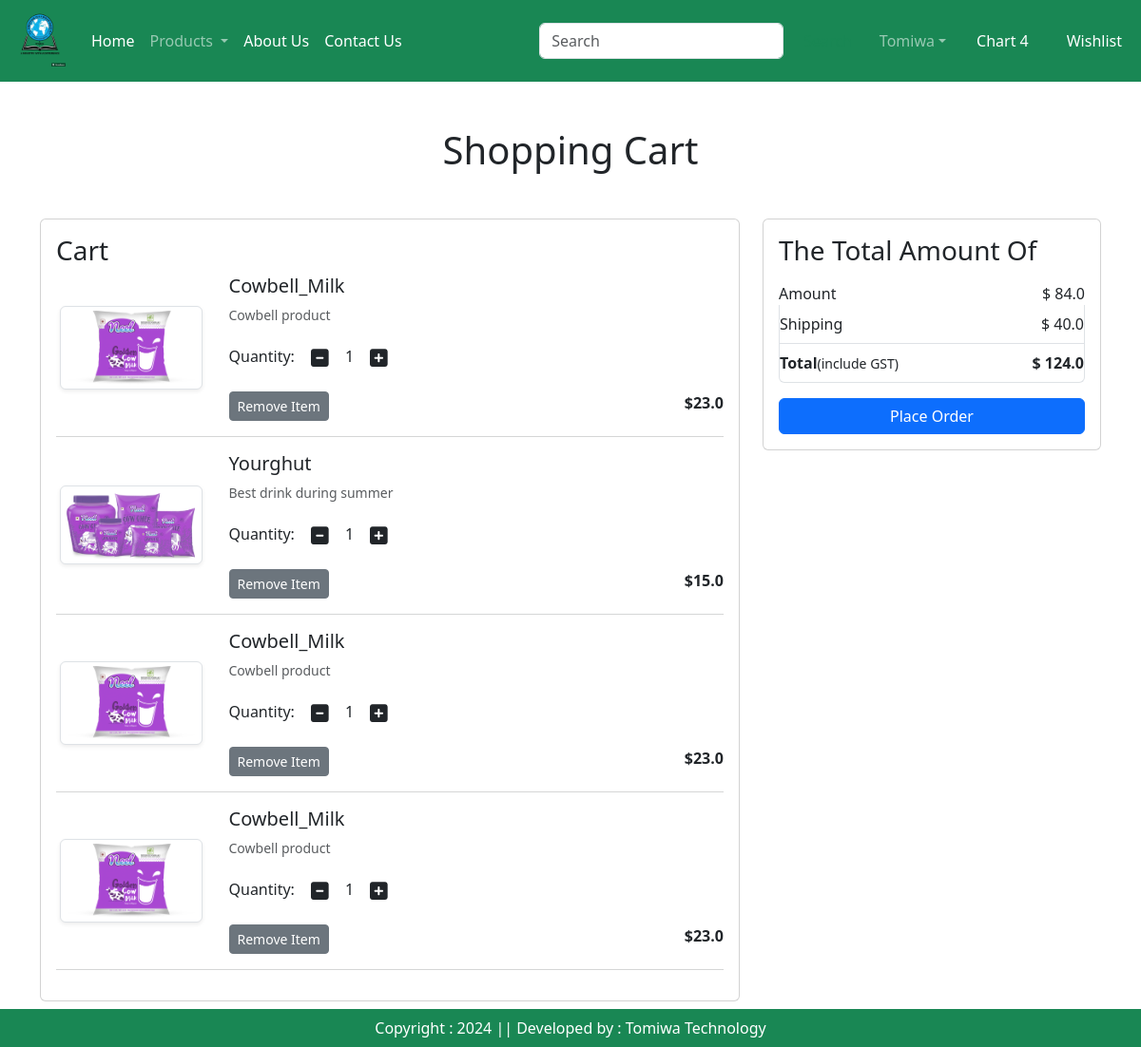
The app's page /cart/ (signed in), older data.
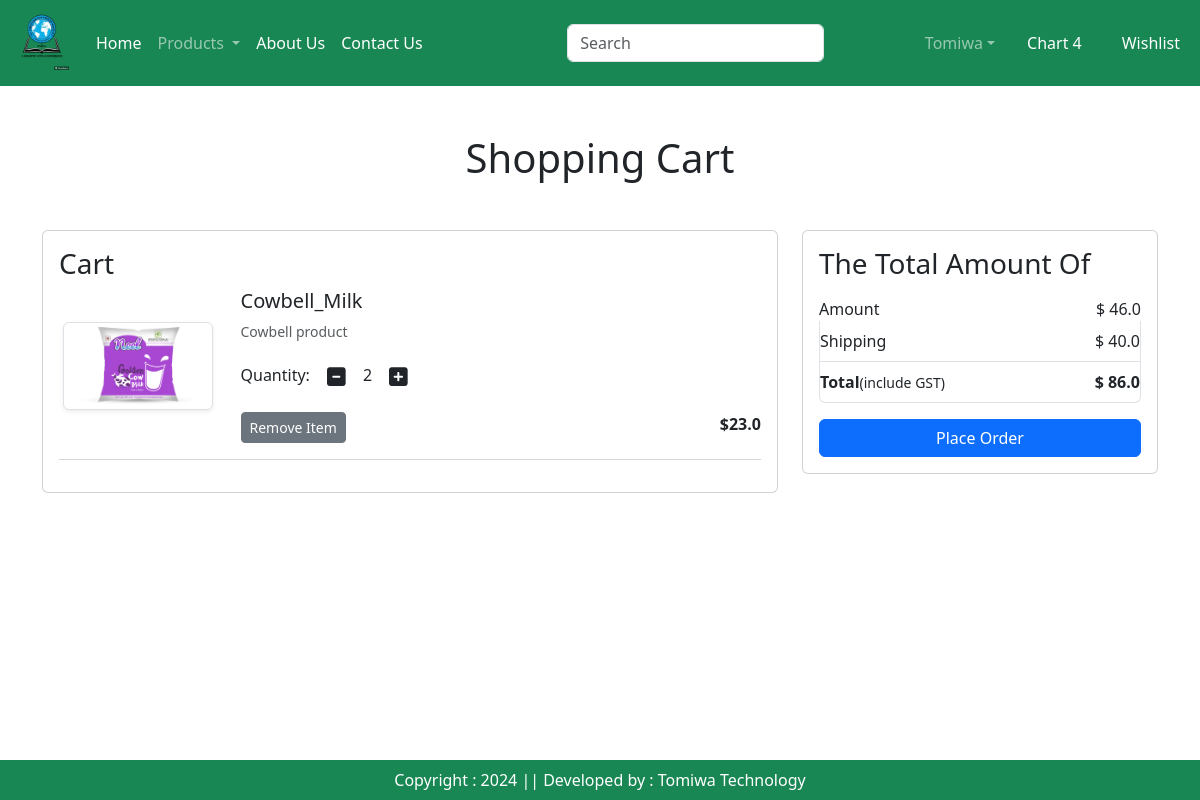
The same page, newer data.
### login/models.py (models this page shows, shortened)
class Cart(models.Model):
    user = models.ForeignKey(User, on_delete=models.CASCADE)
    product = models.ForeignKey(Product, on_delete=models.CASCADE)
    quantity = models.PositiveIntegerField(default=1)

class Product(models.Model):
    title = models.CharField(max_length = 100)
    selling_price = models.FloatField()
    discounted_price = models.FloatField()
    description = models.TextField()
    composition = models.TextField(default="")
    prodapp = models.TextField(default="")
    category = models.CharField(choices=CATEGORY_CHOICES, max_length=2)
    product_image = models.ImageField(upload_to="product")

### login/views.py (the view)
# urls.py: path('cart/', views.show_chart, name = 'showchart'),
def show_chart(request):
    user = request.user
    cart = Cart.objects.filter(user=user)
    amount = 0
    for p in cart:
        value = p.quantity * p.product.discounted_price
        amount = amount + value
    totalamount = amount + 40
    return render(request, 'app/addtochart.html',locals())

### login/templates/app/addtochart.html (shortened to what this page needs)
{% extends 'app/base.html' %}
{% load static %}
{% block main-content %}
<div class="container my-5">
    <div class="row">
        {% if cart %}
        <h1 class="text-center mb-5">Shopping Cart</h1>
        <div class="col-sm-8">
        <div class="card">
            <div class="card-body">
                <h3>Cart</h3>
                {% for item in cart %}
                <div class="row">
                    <div class="col-sm-3 text-center align-self-center"><img src="{{item.product.product_image.url}}" alt="" class="img-fluid img-thumbnail shadow-sm" height="150" width="150"></div>
                    <div class="col-sm-9">
                        <h5>{{item.product.title}}</h5>
                        <p class="mb-2 text-muted small">{{item.product.description}}</p>
                        <div class="my-3">
                            <label for="quantity">Quantity: </label>
                            <a class="minus-cart btn" pid="{{item.product.id}}"><i class="fas fa-minus-square fa-lg"></i></a>
                             <span id="quantity">{{item.quantity}}</span>
                             <a class="plus-cart btn" pid="{{item.product.id}}"><i class="fas fa-plus-square fa-lg"></i></a>
                        </div>
                        <div class="d-flex justify-content-between">
                            <a href="#" class="remove-cart btn btn-sm btn-secondary mr-3" pid="{{item.product.id}}">Remove Item</a>
                            <p class="mb-0"><span><strong>${{item.product.discounted_price}}</strong></span></p>
                        </div>
                    </div>
                </div>
                <hr class="text-muted">
                {%endfor%}
            </div>
        </div>
        </div>
        <div class="col-sm-4">
            <div class="card">
                <div class="card-body">
                    <h3>The Total Amount Of</h3>
                    <ul class="list-group">
                        <li class="list-group-item d-flex justify-content-between align-item-center border-0 px-0 pb-0">Amount <span id="amount">$ {{amount}}</span></li>
                        <li class="list-group-item d-flex justify-content-between align-item-center px-0">Shipping <span id="amount">$ 40.0</span></li>
                        <li class="list-group-item d-flex justify-content-between align-item-center px-0 mb-3">
                            <div>
                                <strong>Total</strong><small>(include GST)</small>
                            </div>
                            <span id="totalamount"><strong>$ {{totalamount}}</strong></span>
                        </li>
                    </ul>
                    <div class="d-grid"><a href="{% url 'checkout' %}" class="btn btn-primary">Place Order</a></div>
                </div>
            </div>
        </div>
        {% else %}
        <h3 class="text-center mb-5">Cart is Empty</h3>
        {% endif %}
    </div>
</div>
{% endblock main-content %}

### login/templates/app/base.html (shortened to what this page needs)
<!DOCTYPE html>
{% load static %}
<html lang="en">
<head>
    <link href="https://cdn.jsdelivr.net/npm/bootstrap@5.3.3/dist/css/bootstrap.min.css" rel="stylesheet">
    <link rel="stylesheet" href="{% static 'css/owl.carousel.min.css' %}"/>
    <link rel="stylesheet" href="{% static 'css/all.min.css' %}"/>
    <link rel="stylesheet" href="{% static 'css/style.css' %}"/>
</head>
<body>
    <nav class="navbar navbar-expand-lg navbar-dark bg-success">
        <div class="container-fluid">
          <a class="navbar-brand bg-success" href="#" >
            <img src="{% static 'images/accf_logo.png' %}" height="60" width="60" />
          </a>
          <div class="collapse navbar-collapse" id="navbarSupportedContent">
            <ul class="navbar-nav me-auto mb-2 mb-lg-0">
              {% if request.user.is_authenticated %}
              <li class="nav-item">
                <a class="nav-link active" aria-current="page" href="{% url 'home' %}">Home</a>
              </li>
              <li class="nav-item dropdown">
                <a class="nav-link dropdown-toggle" href="#" role="button" data-bs-toggle="dropdown" aria-expanded="false">
                  Products
                </a>
              </li>
              <li class="nav-item">
                <a class="nav-link text-white" href="{% url 'about' %}">About Us </a>
              </li>
              <li class="nav-item">
                <a class="nav-link text-white" href="{% url 'contact' %}">Contact Us </a>
              </li>
            </ul>
            <form class="d-flex" role="search">
              <input class="form-control me-2" type="search" placeholder="Search" aria-label="Search">
              <button class="btn btn-outline-success" type="submit">Search</button>
            </form>
          </div>
          <ul class="navbar-nav me-auto mb-2 mb-lg-0">
            <li class="nav-item dropdown mx-2">
              <a class="nav-link dropdown-toggle" href="#" role="button" data-bs-toggle="dropdown" aria-expanded="false">Tomiwa</a>
            </li>
            <li class="nav-item mx-2">
              <a href="#" class="nav-link text-white">Chart 4</a>
            </li>
              <a href="#" class="nav-link text-white">Wishlist</a>
            {% endif %}
          </ul>
        </div>
      </nav>
    <div>
      {% block main-content %}{% endblock main-content %}
    </div>
    <footer class="container-fluid fixed-bottom bg-success text-center text-white p-2 mt-5">
      Copyright : 2024 || Developed by : Tomiwa Technology
    </footer>
</body>
</html>

### login/static/css/style.css (style rules this page uses)
.navbar-brand { background-color: white; }

Row changes from the older to the newer data that the page shows:
removed Cart: product.product_image (picture), product "Cowbell_Milk", product.description "Cowbell product", quantity "1", product.discounted_price "23.0"
removed Cart: product.product_image (picture), product "Yourghut", product.description "Best drink during summer", quantity "1", product.discounted_price "15.0"
removed Cart: product.product_image (picture), product "Cowbell_Milk", product.description "Cowbell product", quantity "1", product.discounted_price "23.0"
removed Cart: product.product_image (picture), product "Cowbell_Milk", product.description "Cowbell product", quantity "1", product.discounted_price "23.0"
added Cart: product.product_image (picture), product "Cowbell_Milk", product.description "Cowbell product", quantity "2", product.discounted_price "23.0"
Text that changed along with them:
{{ amount }}: "84.0" → "46.0"
{{ totalamount }}: "124.0" → "86.0"
